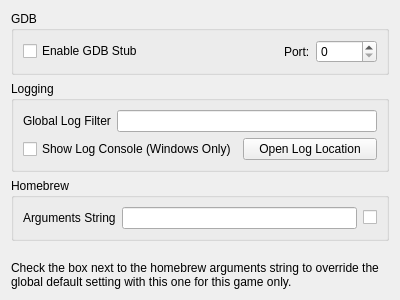
<?xml version="1.0" encoding="UTF-8"?>
<ui version="4.0">
 <class>ConfigureDebug</class>
 <widget class="QWidget" name="ConfigureDebug">
  <property name="geometry">
   <rect>
    <x>0</x>
    <y>0</y>
    <width>400</width>
    <height>300</height>
   </rect>
  </property>
  <property name="windowTitle">
   <string>Form</string>
  </property>
  <layout class="QVBoxLayout" name="verticalLayout_1">
   <item>
    <layout class="QVBoxLayout" name="verticalLayout_2">
     <item>
      <widget class="QGroupBox" name="groupBox">
       <property name="title">
        <string>GDB</string>
       </property>
       <layout class="QVBoxLayout" name="verticalLayout_3">
        <item>
         <layout class="QHBoxLayout" name="horizontalLayout_1">
          <item>
           <widget class="QCheckBox" name="toggle_gdbstub">
            <property name="text">
             <string>Enable GDB Stub</string>
            </property>
           </widget>
          </item>
          <item>
           <spacer name="horizontalSpacer">
            <property name="orientation">
             <enum>Qt::Horizontal</enum>
            </property>
            <property name="sizeHint" stdset="0">
             <size>
              <width>40</width>
              <height>20</height>
             </size>
            </property>
           </spacer>
          </item>
          <item>
           <widget class="QLabel" name="label_2">
            <property name="text">
             <string>Port:</string>
            </property>
           </widget>
          </item>
          <item>
           <widget class="QSpinBox" name="gdbport_spinbox">
            <property name="maximum">
             <number>65536</number>
            </property>
           </widget>
          </item>
         </layout>
        </item>
       </layout>
      </widget>
     </item>
    </layout>
   </item>
   <item>
    <widget class="QGroupBox" name="groupBox_2">
     <property name="title">
      <string>Logging</string>
     </property>
     <layout class="QVBoxLayout" name="verticalLayout">
      <item>
       <layout class="QHBoxLayout" name="horizontalLayout">
        <item>
         <widget class="QLabel" name="label">
          <property name="text">
           <string>Global Log Filter</string>
          </property>
         </widget>
        </item>
        <item>
         <widget class="QLineEdit" name="log_filter_edit"/>
        </item>
       </layout>
      </item>
      <item>
       <layout class="QHBoxLayout" name="horizontalLayout_2">
        <item>
         <widget class="QCheckBox" name="toggle_console">
          <property name="text">
           <string>Show Log Console (Windows Only)</string>
          </property>
         </widget>
        </item>
        <item>
         <widget class="QPushButton" name="open_log_button">
          <property name="text">
           <string>Open Log Location</string>
          </property>
         </widget>
        </item>
       </layout>
      </item>
     </layout>
    </widget>
   </item>
   <item>
    <widget class="QGroupBox" name="groupBox_3">
     <property name="title">
      <string>Homebrew</string>
     </property>
     <layout class="QVBoxLayout" name="verticalLayout">
      <item>
       <layout class="QHBoxLayout" name="horizontalLayout">
        <item>
         <widget class="QLabel" name="label">
          <property name="text">
           <string>Arguments String</string>
          </property>
         </widget>
        </item>
        <item>
         <widget class="QLineEdit" name="homebrew_args_edit"/>
        </item>
        <item>
         <widget class="QCheckBox" name="program_args_checkbox">
          <property name="text">
           <string/>
          </property>
         </widget>
        </item>
       </layout>
      </item>
     </layout>
    </widget>
   </item>
   <item>
    <spacer name="verticalSpacer">
     <property name="orientation">
      <enum>Qt::Vertical</enum>
     </property>
     <property name="sizeHint" stdset="0">
      <size>
       <width>20</width>
       <height>40</height>
      </size>
     </property>
    </spacer>
   </item>
   <item>
    <widget class="QLabel" name="override_label">
     <property name="text">
      <string>Check the box next to the homebrew arguments string to override the global default setting with this one for this game only.</string>
     </property>
     <property name="wordWrap">
      <bool>true</bool>
     </property>
    </widget>
   </item>
  </layout>
 </widget>
 <resources/>
 <connections>
  <connection>
   <sender>toggle_gdbstub</sender>
   <signal>toggled(bool)</signal>
   <receiver>gdbport_spinbox</receiver>
   <slot>setEnabled(bool)</slot>
   <hints>
    <hint type="sourcelabel">
     <x>84</x>
     <y>157</y>
    </hint>
    <hint type="destinationlabel">
     <x>342</x>
     <y>158</y>
    </hint>
   </hints>
  </connection>
 </connections>
</ui>
